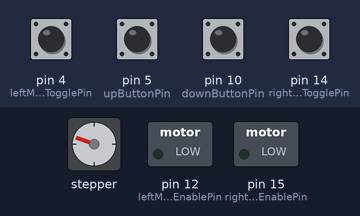
A sketch run on a simulated Arduino Uno, built with avr-gcc and run on an emulated ATmega328P. On the bench: stepper motor, switched loads named in the sketch (green lamp = pin HIGH). The test bench sets the inputs (shaded band); at power-on: pin 5 (upButtonPin), pin 10 (downButtonPin) HIGH, pin 4 (leftMotorTogglePin), pin 14 (rightMotorTogglePin) LOW. Stepper angles assume 200 steps per turn; pins used as bus, display or sensor lines are not drawn.

Above: at 1.2 s.
1.3 s: pin 5 (upButtonPin) pulled LOW for 0.15 s
4.3 s: pin 10 (downButtonPin) pulled LOW for 0.15 s
7.3 s: pin 4 (leftMotorTogglePin) pulled HIGH for 1 s
At 7.66 s:
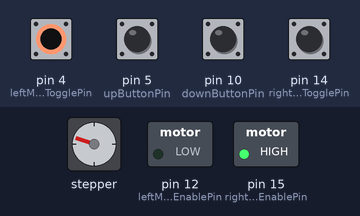
10.3 s: pin 14 (rightMotorTogglePin) pulled HIGH for 1 s
At 10.66 s:
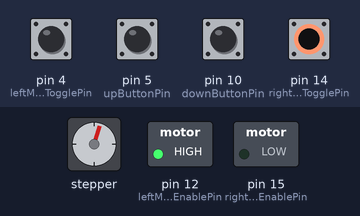
14.3 s: pin 4 (leftMotorTogglePin) pulled HIGH for 0.15 s
At 14.56 s:
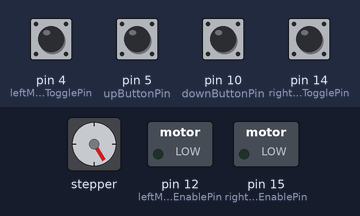
17.3 s: pin 14 (rightMotorTogglePin) pulled HIGH for 0.15 s
At 17.56 s:
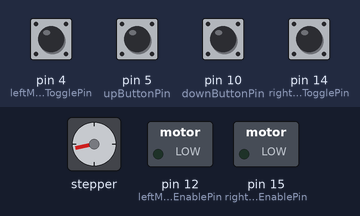
Timing chart, 0 to 26.1 s (numbered marks = the images above; inputs shaded):
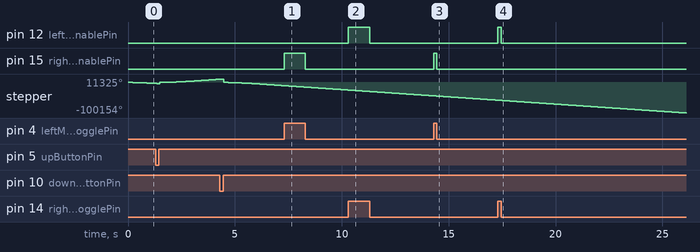

The sketch:

main.ino
```cpp
#include <AccelStepper.h>

/* Electric standing desk controller
 * Lukasz Ziolkowski
 *
 * Independently control left and right motors or drive both
 * motors together based on the position of the 3-way toggle switch.
 * Independent control is implemented to level out the desk incase of
 * misalignment.
 *
 * The desk is driven in the direction of the up/down pushbuttons.
 *
 */

// Pinouts are for NodeMCU (ESP-12E)
// Assign pinouts for input buttons
const int upButtonPin = 5;                 // D1
const int downButtonPin = 10;              // SD3
const int leftMotorTogglePin = 4;          // D2
const int rightMotorTogglePin = 14;        // D5

// Assign pinouts for motor driver
const int motorDriverDirectionPin = 9;     // SD2
const int motorDriverPulsePin = 13;        // D7
const int leftMotorDriverEnablePin = 12;   // D3
const int rightMotorDriverEnablePin = 15;  // D8

// Track the current and previous input button/toggle switch states
int upButtonState;
int downButtonState;
int leftToggleState;
int rightToggleState;

int prevUpButtonState;
int prevDownButtonState;

int driveMotorUp;
int driveMotorDown;

// Motor driver interface between stepper motors and the MCU
#define motorInterfaceType 1

// Only one stepperMotor instance is used. Both stepper motors are
// controlled by enabling/disabling the motor driver.
AccelStepper stepperMotor = AccelStepper(motorInterfaceType, motorDriverPulsePin, motorDriverDirectionPin);

void setup() {

  // Assign pinouts
  pinMode(upButtonPin, INPUT);
  pinMode(downButtonPin, INPUT);
  pinMode(leftMotorTogglePin, INPUT);
  pinMode(rightMotorTogglePin, INPUT);

  pinMode(motorDriverDirectionPin, OUTPUT);
  pinMode(motorDriverPulsePin, OUTPUT);
  pinMode(rightMotorDriverEnablePin, OUTPUT);
  pinMode(leftMotorDriverEnablePin, OUTPUT);

  // Set stepper motor speeds and acceleration
  stepperMotor.setMaxSpeed(12000);
  stepperMotor.setAcceleration(4000);
}

void loop() {

  // Read button states
  upButtonState = digitalRead(upButtonPin);
  downButtonState = digitalRead(downButtonPin);
  leftToggleState = digitalRead(leftMotorTogglePin);
  rightToggleState = digitalRead(rightMotorTogglePin);


  if (upButtonState != prevUpButtonState)  {
    if (upButtonState)    {
      driveMotorUp = 1;
      stepperMotor.setCurrentPosition(0);
      stepperMotor.moveTo(64000000);
      digitalWrite(motorDriverDirectionPin, HIGH);
    }
    else    {
      driveMotorUp = 0;
      stepperMotor.stop();
    }
  }

  if (downButtonState != prevDownButtonState)  {
    if (downButtonState)    {
      driveMotorDown = 1;
      stepperMotor.setCurrentPosition(0);
      stepperMotor.moveTo(-64000000);
    }
    else    {
      driveMotorDown = 0;
      stepperMotor.stop();
    }
  }

  prevUpButtonState = upButtonState;
  prevDownButtonState = downButtonState;

  if (driveMotorUp || driveMotorDown) {
    if (leftToggleState)
      digitalWrite(rightMotorDriverEnablePin, HIGH);
    else
      digitalWrite(rightMotorDriverEnablePin, LOW);

    if (rightToggleState)
      digitalWrite(leftMotorDriverEnablePin, HIGH);
    else
      digitalWrite(leftMotorDriverEnablePin, LOW);
  }
  else {

      // If up/down button is not enabled, disable motor drivers.
      digitalWrite(rightMotorDriverEnablePin, HIGH);
      digitalWrite(leftMotorDriverEnablePin, HIGH);
  }

  stepperMotor.run();
}
```

Measured:
- after the input at 7.3 s, pin 15 (rightMotorDriverEnablePin): LOW → HIGH at once, → LOW 1.0 s later
- after the input at 10.3 s, pin 12 (leftMotorDriverEnablePin): LOW → HIGH at once, → LOW 1.0 s later
- after the input at 14.3 s, pin 15 (rightMotorDriverEnablePin): LOW → HIGH at once, → LOW 0.15 s later
- after the input at 17.3 s, pin 12 (leftMotorDriverEnablePin): LOW → HIGH at once, → LOW 0.15 s later
